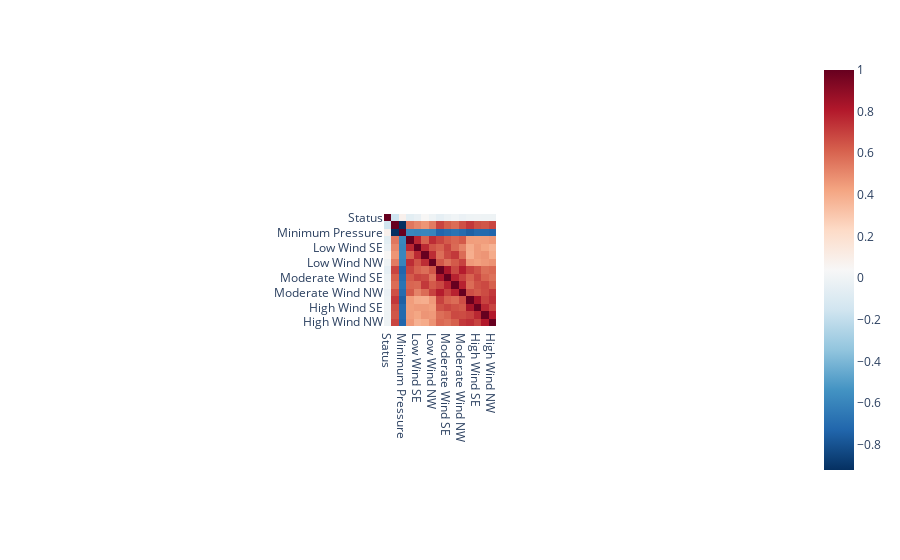

Notebook code cell kept with this figure:
### Markdown cell above
#### Heatmap of Features <a class="anchor" id="heatmap-of-features"></a>
In order to visualize the correlation between features, a Pearson heatmap was generated in which the correlation values range from -1 (max negative correlation) to 1 (max positive correlation). Based on the heat map shown, we can make a few assumptions:
* Minimum Pressure is negatively correlated with many of the other features.  
* High winds and low winds have low correlation.
* Moderate/High winds are strongly correlated.

### Code cell
# create heatmap of pearson correlation of features
corr = df[feat_columns].corr(method='pearson')
fig = px.imshow(corr,
                x=feat_columns,
                y=feat_columns,
                color_continuous_scale='RdBu_r'
               )
fig.show()

### Figure 1 — Plotly figure (JSON) as saved in the notebook; plotly's stock layout.template omitted (floating-point values rounded to 4 significant figures; data arrays with more than 128 entries replaced by an {"elided": "..."} marker saying what was removed)
{"data": [{"coloraxis": "coloraxis", "hovertemplate": "x: %{x}<br>y: %{y}<br>color: %{z}<extra></extra>", "name": "0", "type": "heatmap", "x": ["Status", "Maximum Wind", "Minimum Pressure", "Low Wind NE", "Low Wind SE", "Low Wind SW", "Low Wind NW", "Moderate Wind NE", "Moderate Wind SE", "Moderate Wind SW", "Moderate Wind NW", "High Wind NE", "High Wind SE", "High Wind SW", "High Wind NW"], "xaxis": "x", "y": ["Status", "Maximum Wind", "Minimum Pressure", "Low Wind NE", "Low Wind SE", "Low Wind SW", "Low Wind NW", "Moderate Wind NE", "Moderate Wind SE", "Moderate Wind SW", "Moderate Wind NW", "High Wind NE", "High Wind SE", "High Wind SW", "High Wind NW"], "yaxis": "y", "z": {"elided": "15x15 float values"}}], "layout": {"autosize": true, "coloraxis": {"colorscale": [[0, "rgb(5,48,97)"], [0.1, "rgb(33,102,172)"], [0.2, "rgb(67,147,195)"], [0.3, "rgb(146,197,222)"], [0.4, "rgb(209,229,240)"], [0.5, "rgb(247,247,247)"], [0.6, "rgb(253,219,199)"], [0.7, "rgb(244,165,130)"], [0.8, "rgb(214,96,77)"], [0.9, "rgb(178,24,43)"], [1, "rgb(103,0,31)"]]}, "margin": {"t": 60}, "xaxis": {"anchor": "y", "autorange": true, "constrain": "domain", "domain": [0.4222, 0.5778], "range": [-0.5, 14.5], "scaleanchor": "y", "type": "category"}, "yaxis": {"anchor": "x", "autorange": true, "constrain": "domain", "domain": [0, 1], "range": [14.5, -0.5], "type": "category"}}}
